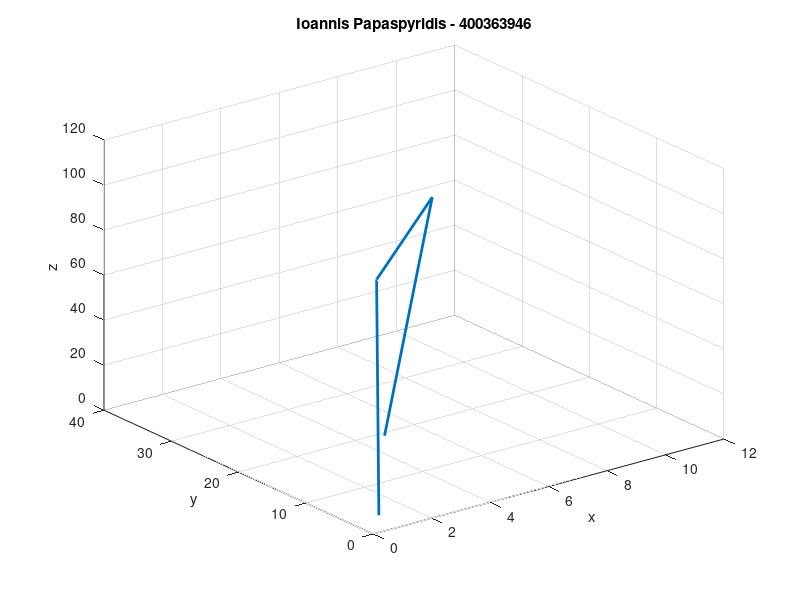

Write the MATLAB code that produced this figure.
clear;

fileID = fopen('data.txt','r');
data = fscanf(fileID,'%f %f %f %d',[4 inf]);
fclose(fileID);
data = data';

t = data(:,4);
rx = 2*data(:,1);
ry = 7*data(:,1);
rz = 9*data(:,3);

plot3(rx,ry,rz,'Linewidth',2)
xlabel('x'), ylabel('y'), zlabel('z');
title('Ioannis Papaspyridis - 400363946');
grid on;